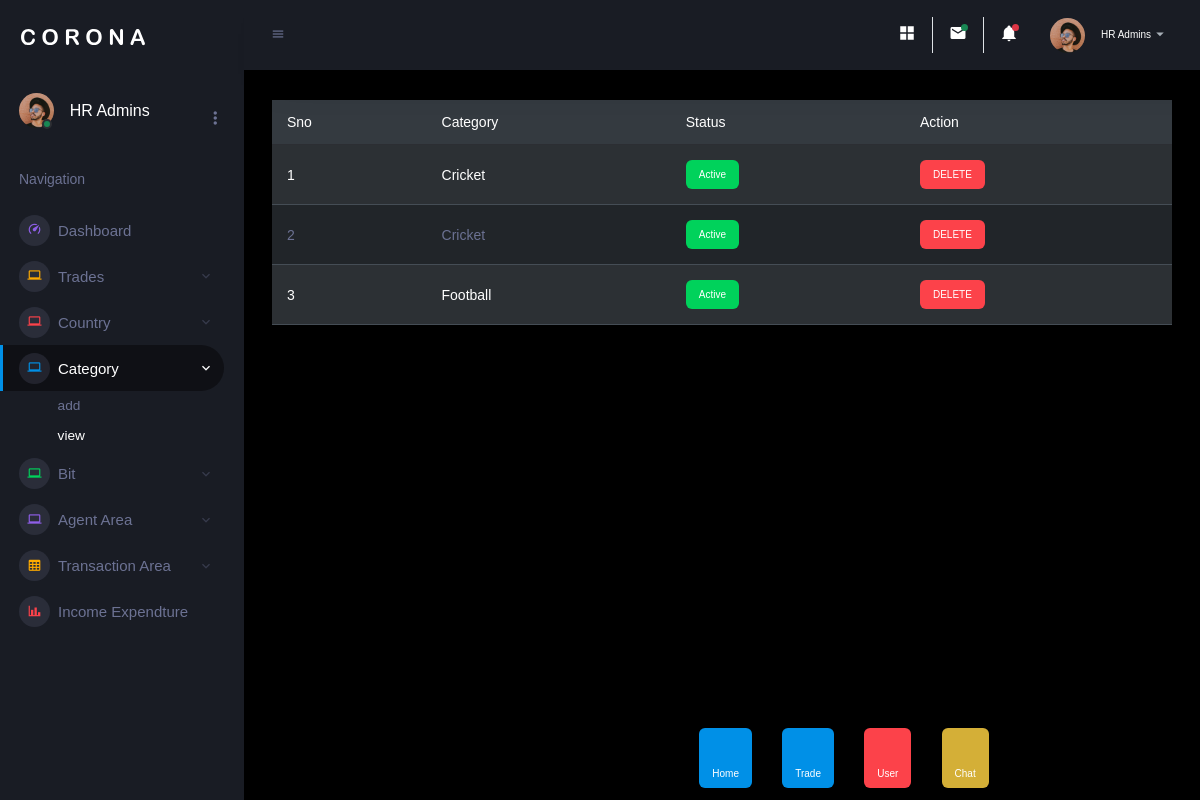
Screenshot of /trade/view_category.php (signed in) with the database file from the repository.
### tables this page shows
CREATE TABLE `bet_category` (
  `id` int(11) NOT NULL,
  `cat_name` varchar(100) NOT NULL,
  `status` int(11) NOT NULL
);

### class/dbClass.php (called while the page is built, shortened)
<?php
class Database
{
	 private $host 		=	"localhost";
	 private $user		=	"root";
	 private $pass	 	=	"";
	 protected $dbName	=	"etechdss_demo";
	 protected $conn 	= 	false;
	 private $result	= 	array();
	public function __construct()
	{
		if (!$this->conn) {
			$this->mysqli=new mysqli($this->host, $this->user,$this->pass,$this->dbName);
			$this->conn=true;
			if ($this->mysqli->connect_error) {
				array_push($this->result, $this->mysqli->connect_error);
				return false;
			}
			else {
				return true;
			}
		}
	}
}
?>

### class/getSetClass.php (called while the page is built, shortened)
<?php
require 'dbClass.php';
class Getdata extends Database
{
	public function query($sql)
	{
		$array = array();
		$query = $this->mysqli->query($sql);
		while ($row = $query->fetch_assoc()) {
			$array[] = $row;
		}
		return $array;
	}
}

### trade/view_category.php (the view, shortened to what this page needs)
<?php require_once "inc/header.php";
$getData = new GetData();
?>
<div class="main-panel">
    <div class="content-wrapper">
        <?php if ($_SESSION['admin']['role'] == "admins") :
        ?>
            <table class="table table-striped table-dark">
                <thead class="thead-dark">
                    <tr>
                        <th>Sno</th>
                        <th>Category</th>
                        <th>Status</th>
                        <th>Action</th>
                    </tr>
                </thead>
                <tbody>
                <?php $data =  $getData->query("SELECT * FROM bet_category ORDER BY id DESC");
                    $count=1;
                ?>
                <?php foreach($data as $row):  ?>
                    <tr>
                        <td><?= $count++; ?></td>
                        <td><?=  $row['cat_name'] ?></td>
                        <td> <a href="view-category.php?status=<?= $row['id'] ?>" class="btn <?= ($row['status']==1?'btn-success':'btn-danger')?>"> <?= ($row['status']==1?'Active':'Deacitve')  ?></a></td>
                        <td>
                         <a href="view-category.php?delete=<?= $row['id'] ?>" class="btn btn-danger" >DELETE</a>
                        </td>
                    </tr>
                    <?php endforeach  ?>
                </tbody>
            </table>
        <?php endif ?>
    </div>
    <?php require_once "inc/footer.php"; ?>

### trade/inc/footer.php (style rules this page uses)
.btn { display: inline-block; font-weight: 100; text-align: center; white-space: nowrap; vertical-align: middle; user-select: none; border: 1px solid transparent; padding: 0.375rem 0.75rem; font-size: 10px; line-height: 1.5; border-radius: 6px; transition: all 0.15s ease-in-out; }
a { font-size: 50px; }

### rows the page displays
bet_category: cat_name "Cricket", status "Active"
bet_category: cat_name "Cricket", status "Active"
bet_category: cat_name "Football", status "Active"
